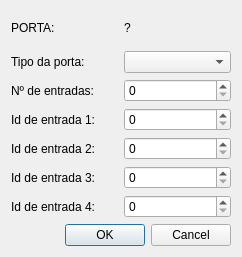
<?xml version="1.0" encoding="UTF-8"?>
<ui version="4.0">
 <class>modify_door</class>
 <widget class="QDialog" name="modify_door">
  <property name="geometry">
   <rect>
    <x>0</x>
    <y>0</y>
    <width>242</width>
    <height>257</height>
   </rect>
  </property>
  <property name="windowTitle">
   <string>Dialog</string>
  </property>
  <layout class="QGridLayout" name="gridLayout">
   <item row="0" column="0">
    <widget class="QLabel" name="label">
     <property name="text">
      <string>PORTA:</string>
     </property>
    </widget>
   </item>
   <item row="0" column="1">
    <widget class="QLabel" name="number_door">
     <property name="text">
      <string>?</string>
     </property>
    </widget>
   </item>
   <item row="1" column="0">
    <widget class="QLabel" name="label_2">
     <property name="text">
      <string>Tipo da porta:</string>
     </property>
    </widget>
   </item>
   <item row="1" column="1">
    <widget class="QComboBox" name="group_box"/>
   </item>
   <item row="2" column="0">
    <widget class="QLabel" name="label_3">
     <property name="text">
      <string>Nº de entradas:</string>
     </property>
    </widget>
   </item>
   <item row="2" column="1">
    <widget class="QSpinBox" name="Number_input"/>
   </item>
   <item row="3" column="0">
    <widget class="QLabel" name="label_4">
     <property name="text">
      <string>Id de entrada 1:</string>
     </property>
    </widget>
   </item>
   <item row="3" column="1">
    <widget class="QSpinBox" name="input_one"/>
   </item>
   <item row="4" column="0">
    <widget class="QLabel" name="label_5">
     <property name="text">
      <string>Id de entrada 2:</string>
     </property>
    </widget>
   </item>
   <item row="4" column="1">
    <widget class="QSpinBox" name="input_two"/>
   </item>
   <item row="5" column="0">
    <widget class="QLabel" name="label_6">
     <property name="text">
      <string>Id de entrada 3:</string>
     </property>
    </widget>
   </item>
   <item row="5" column="1">
    <widget class="QSpinBox" name="input_three"/>
   </item>
   <item row="6" column="0">
    <widget class="QLabel" name="label_7">
     <property name="text">
      <string>Id de entrada 4:</string>
     </property>
    </widget>
   </item>
   <item row="6" column="1">
    <widget class="QSpinBox" name="input_four"/>
   </item>
   <item row="7" column="0" colspan="2">
    <widget class="QDialogButtonBox" name="buttonBox">
     <property name="orientation">
      <enum>Qt::Horizontal</enum>
     </property>
     <property name="standardButtons">
      <set>QDialogButtonBox::Cancel|QDialogButtonBox::Ok</set>
     </property>
    </widget>
   </item>
  </layout>
 </widget>
 <resources/>
 <connections>
  <connection>
   <sender>buttonBox</sender>
   <signal>accepted()</signal>
   <receiver>modify_door</receiver>
   <slot>accept()</slot>
   <hints>
    <hint type="sourcelabel">
     <x>248</x>
     <y>254</y>
    </hint>
    <hint type="destinationlabel">
     <x>157</x>
     <y>274</y>
    </hint>
   </hints>
  </connection>
  <connection>
   <sender>buttonBox</sender>
   <signal>rejected()</signal>
   <receiver>modify_door</receiver>
   <slot>reject()</slot>
   <hints>
    <hint type="sourcelabel">
     <x>316</x>
     <y>260</y>
    </hint>
    <hint type="destinationlabel">
     <x>286</x>
     <y>274</y>
    </hint>
   </hints>
  </connection>
 </connections>
</ui>
